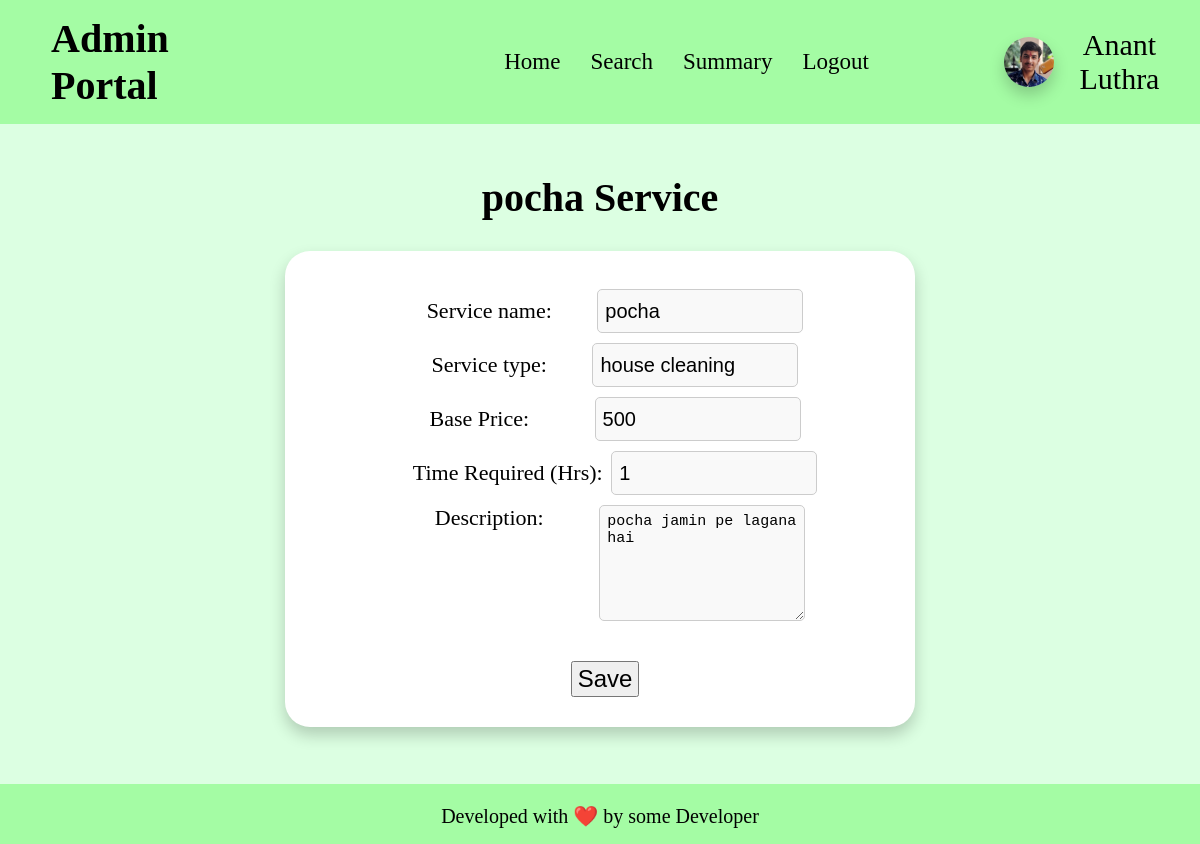
/admin_home/edit_service/1, run on an earlier commit of the app's database.
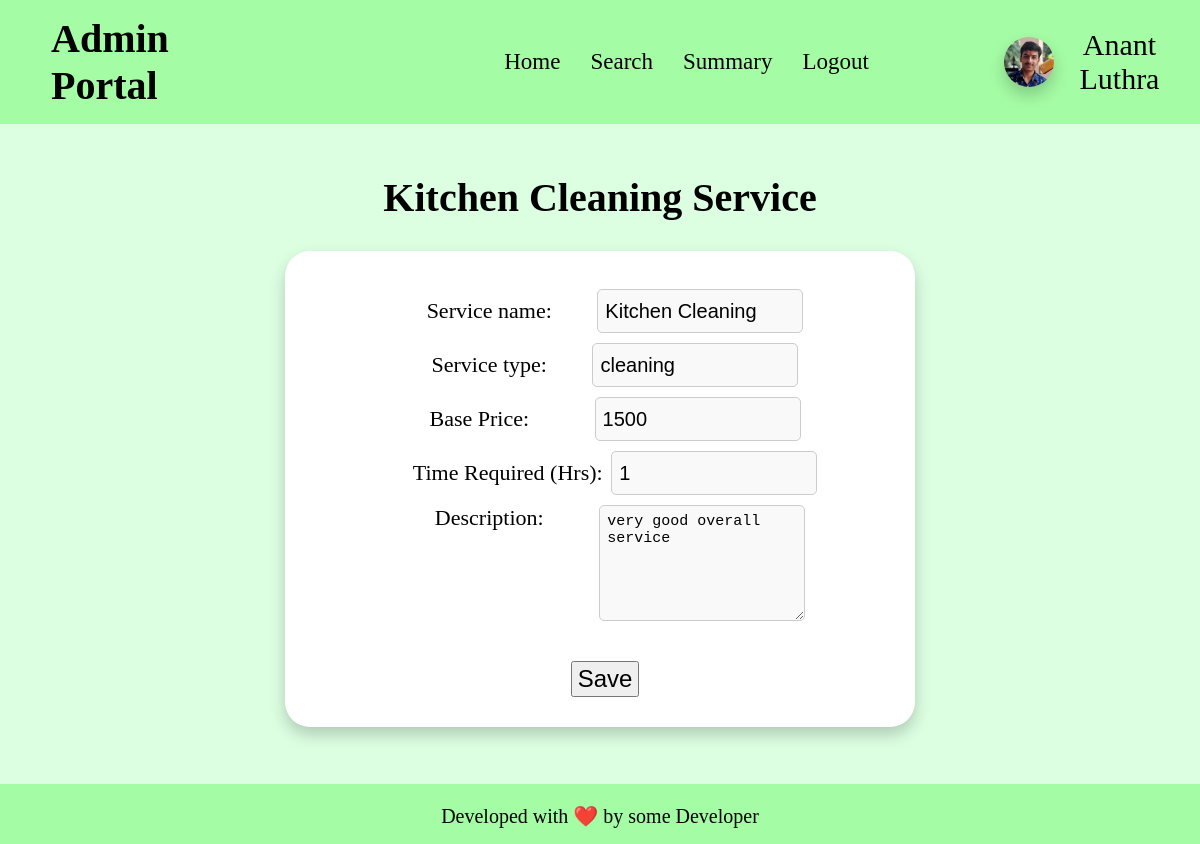
And on a later commit of the database.
### app.py (models this page shows)
class service(db.Model):
    __tablename__ = "service"
    id = db.Column(db.Integer, primary_key=True, autoincrement=True)
    name = db.Column(db.String, nullable=False)
    base_price = db.Column(db.Integer, nullable=False)
    time_required = db.Column(db.Integer, nullable=False)
    description = db.Column(db.String, nullable=False)
    status = db.Column(db.Boolean, default = False)
    type = db.Column(db.String, nullable=False)
    professionals = db.relationship('professional', back_populates='service_type')
    service_requests = db.relationship('service_request', backref='service', cascade='all, delete-orphan')

### app.py (the view, shortened to what this page needs)
@app.route("/admin_home/edit_service/<int:id>", methods = ['GET', 'POST'])
def edit_service(id):
    if request.method == 'GET':
        ser = service.query.filter_by(id = id).first()
        if ser: # if service exists
            return render_template("edit_service.html", service = ser, admin_name = ADMIN_NAME)
        else:
            return "Invalid service id", 404
    else:
        return "This Request is not handled here.", 404

### templates/edit_service.html (shortened to what this page needs)
<!DOCTYPE html>
<html lang="en">
<head>
    <link rel="stylesheet" href="/static/css/profile-block.css">
    <link rel="stylesheet" href="/static/css/basic.css">
</head>
<body>
    <header>
        <h1>Admin Portal</h1>
        <ul>
            <li><a href="/admin_home">Home</a></li>
            <li><a href="/admin_search">Search</a></li>
            <li><a href="/admin_summary">Summary</a></li>
            <li><a href="/admin_logout">Logout</a></li>
        </ul>
        <div id="user-info">
            <img id="user-pic" src="/static/anant-pic.jpg" alt="Profile Picture">
            <div>{{admin_name}}</div>
        </div>
    </header>
    <main>
        <h1 id="logheading">{{service.name}} Service</h1>
        <div id="main">
            <form action="/admin_home/edit_service/{{service.id}}" method="POST">
                <br>
                <div class="credentials" id="service_name" style="margin-top: 10px;">
                    Service name: <input style="margin-left: 40px; width: 190px; height: 28px; font-size: 20px;" class="input-box"
                        size="x-large" type="text" name="name" value="{{service.name}}" required>
                </div>
                <div class="credentials" id="service_type" style="margin-top: 10px;">
                    Service type: <input style="margin-left: 40px; width: 190px; height: 28px; font-size: 20px;" class="input-box"
                        size="x-large" type="text" name="type" value="{{service.type}}" required>
                </div>
                <div class="credentials" id="base_price" style="margin-top: 10px;">
                    Base Price: <input style="margin-left: 60px; width: 190px; height: 28px; font-size: 20px;" class="input-box"
                        size="x-large" type="number" name="price" placeholder="0" value="{{service.base_price}}" required>
                </div>
                <div class="credentials" id="time_required" style="margin-top: 10px;">
                    Time Required (Hrs): <input class="input-box"
                        style="margin-left: 3px; width: 190px; height: 28px; font-size: 20px;" size="x-large"
                        type="number" name="time_required" placeholder="0" value="{{service.time_required}}" required>
                </div>
                <div class="credentials" style="margin-left: 10px; margin-top: 10px;">
                    Description: <textarea
                        style="font-size: 15px; margin-left: 50px; width: 190px; height: 100px; text-align: left; vertical-align: top;"
                        class="input-box" name="description" placeholder="About Service" required>{{service.description}}</textarea>
                </div>
                <div>
                    <input type="submit" value="Save"
                        style="padding: 2px 5px; margin-right: 20px; font-size: x-large;font-family:'Franklin Gothic Medium', 'Arial Narrow', Arial, sans-serif; margin-top: 30px; margin-bottom: 10px;">
                </div>
            </form>
        </div>
    </main>
    <footer>
        <p>
            Developed with ❤️ by some Developer
        </p>
    </footer>
</body>
</html>

What changed in the data, as far as the page shows it:
changed service: name "pocha" → "Kitchen Cleaning"; type "house cleaning" → "cleaning"; price "500" → "1500"; description "pocha jamin pe lagana hai" → "very good overall service"
